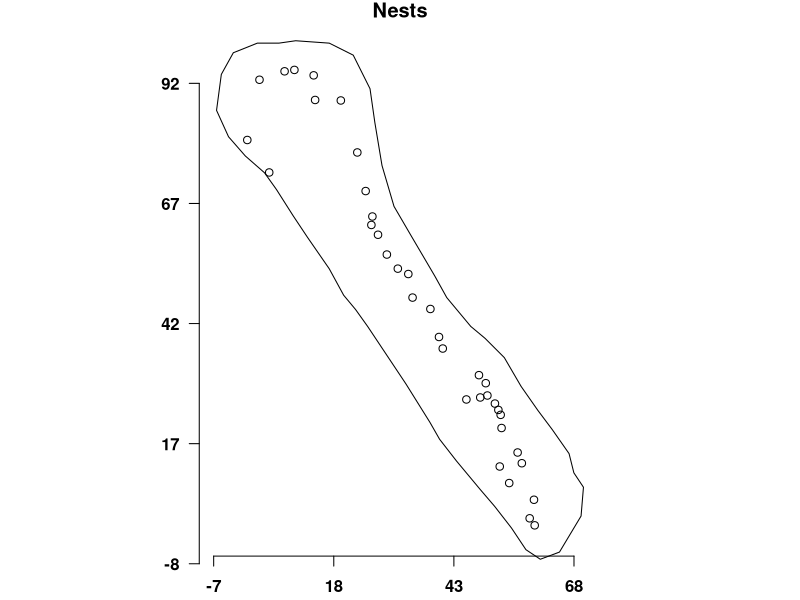
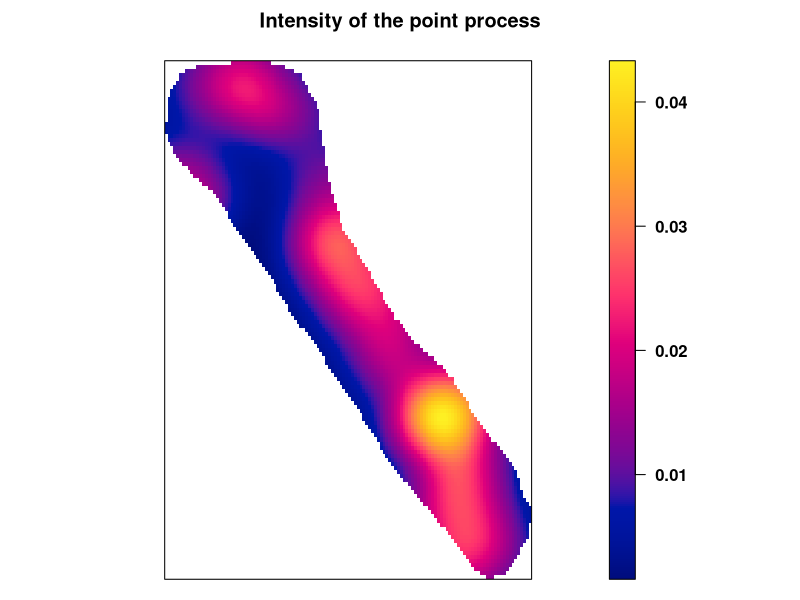
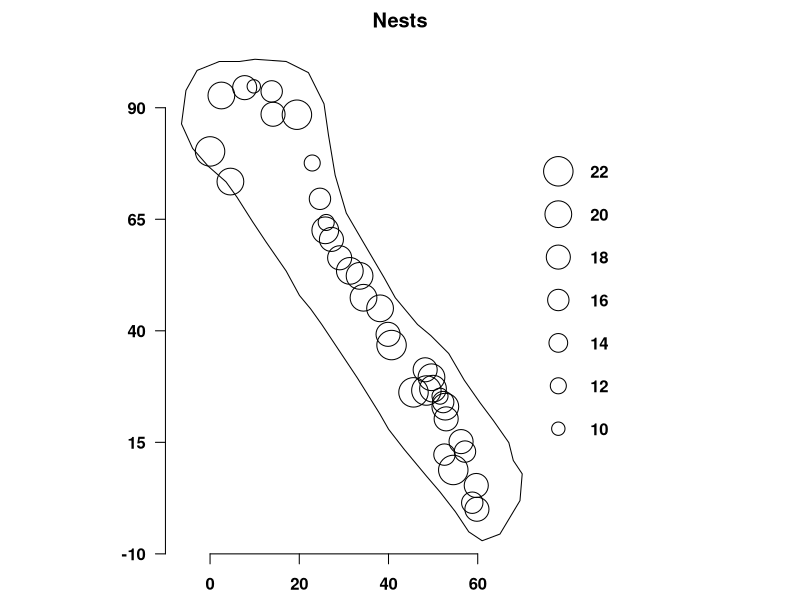
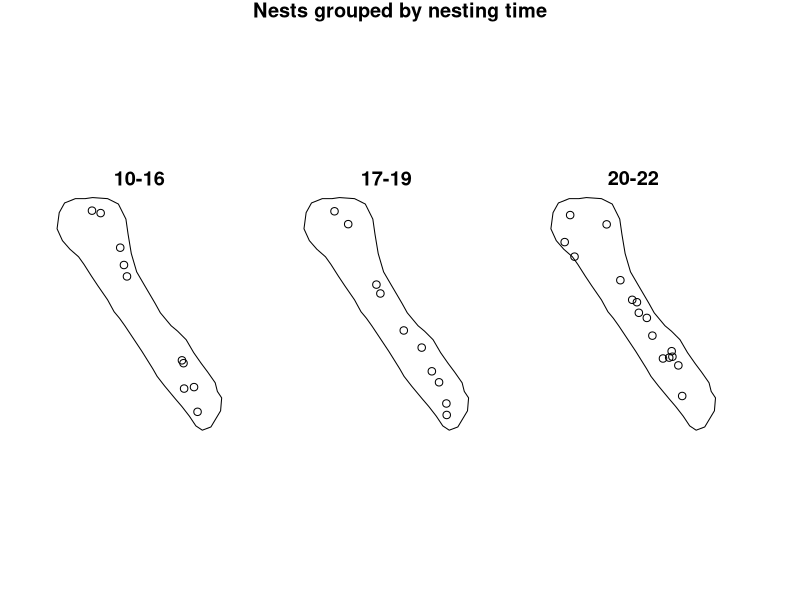
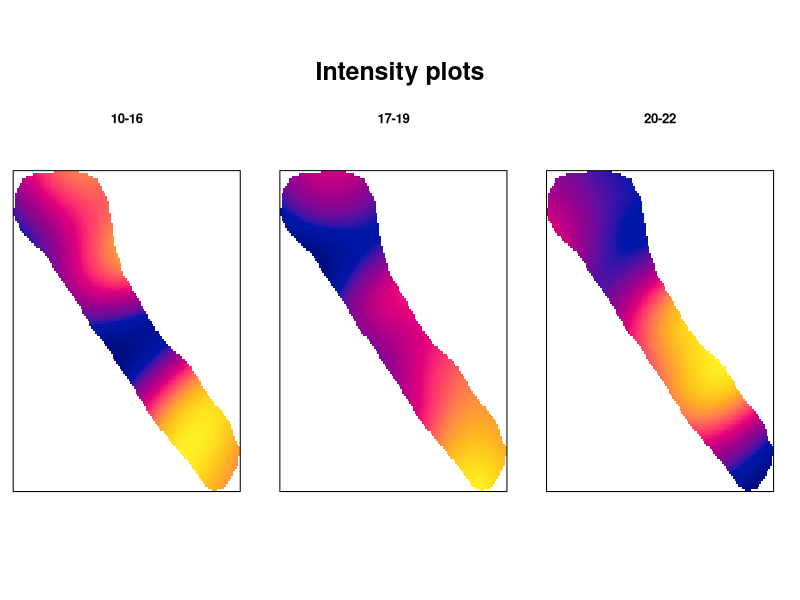
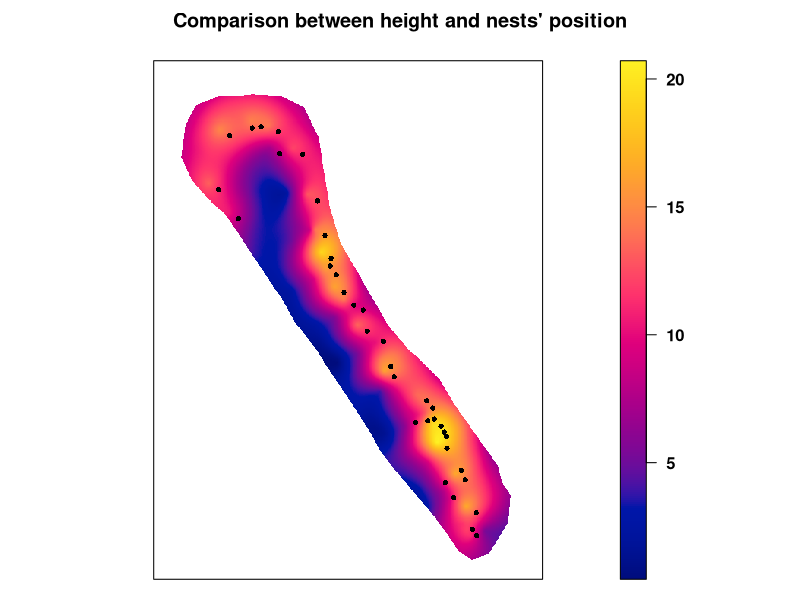

Recreate these plots in R, in order.
## ---- chunk 1
# knitr::opts_chunk$set( echo=F )
knitr::opts_chunk$set( cache = T )
knitr::opts_chunk$set( warning=FALSE )
knitr::opts_chunk$set( out.width = '60%' )
knitr::opts_chunk$set( fig.align = "center" )
knitr::opts_chunk$set( tidy =TRUE )
knitr::opts_chunk$set( message = FALSE )
## ---- chunk 2
rm(list=ls())
library(spatstat)
## ---- chunk 3
#the data
nucli.23=read.delim("T1/nucli23.txt")
min.X = min(nucli.23$X)
min.Y = min(nucli.23$Y)

nucli.23$X=nucli.23$X-min.X
nucli.23$Y=nucli.23$Y-min.Y

max.X = max(nucli.23$X)
max.Y = max(nucli.23$Y)
## ---- chunk 4
#the polygon object for the border
poligon=poly23 <- read.delim("T1/poly23.txt")
poligon$X=poligon$X-min.X
poligon$Y=poligon$Y-min.Y
pol.illa<-list(x=poligon$X,y=poligon$Y)

min.pX = min(poligon$X)
min.pY = min(poligon$Y)
max.pX = max(poligon$X)
max.pY = max(poligon$Y)
## ---- chunk 5
#the final object
n23p=ppp(nucli.23$X,nucli.23$Y,poly=pol.illa)
par(mfrow=c(1,1), font = 2, font.axis = 2, font.lab = 4, las = 1, mar = c(1, 0, 1, 0))
plot(n23p,main="Nests")
axis(1, at = c(floor(seq(min.pX, max.pX, by=25))), pos=c(min.pX,min.pY-15))
axis(2, at = c(floor(seq(min.pY, max.pY, by=25))), pos=c(-10,0))
## ---- chunk 6
summary(n23p)
## ---- chunk 7
par(mfrow=c(1,1), font = 2, font.axis = 2, font.lab = 4, las = 1, mar = c(0, 0, 2, 0))
plot(density(n23p, dimax.Yx=c(256,256), sigma=5.5), main="Intensity of the point process")
## ---- chunk 8
n23T=ppp(nucli.23$X,nucli.23$Y,poly=pol.illa,marks=nucli.23$data_pos)
## ---- chunk 9
par(mfrow=c(1,1), font = 2, font.axis = 2, font.lab = 4, las = 1, mar = c(2, 0, 2, 0))
plot(n23T,main="Nests",markscale=0.3,leg.side="right")
axis(1,at=c(seq(0,max.pX, by=20)),pos=c(-10,0))
axis(2,at=c(seq(-10,max.pY,by=25)),pos=c(-10,0))
## ---- chunk 10
DPOScat=cut(nucli.23$data_pos, breaks=c(9, 16, 19, 22), labels=c("10-16","17-19","20-22"))
table(DPOScat)
## ---- chunk 11
n23Tcat=ppp(nucli.23$X,nucli.23$Y,poly=pol.illa,marks=DPOScat)
summary(n23Tcat)
## ---- chunk 12
par(mfrow=c(1,1), font = 2, font.axis = 2, font.lab = 4, las = 1, mar = c(0, 0, 1, 0))
plot(split(n23Tcat), main="Nests grouped by nesting time")
## ---- chunk 13
par(mfrow=c(1,1), font = 2, font.axis = 2, font.lab = 4, las = 1, mar = c(0, 0, 1, 0))
plot(density(split(n23Tcat),sigma=12), ribbon = FALSE, main="Intensity plots")
## ---- chunk 14
grid <- read.csv("T1/grid_height_23.txt", sep="")
mat<-as.matrix(read.table("T1/height_23.txt"))
mat[mat==0]=NA
height<-im(mat,grid$x,grid$y)
par(mfrow=c(1,1), font = 2, font.axis = 2, font.lab = 4, las = 1, mar = c(0, 0, 2, 0))
plot(height,axis=T, main="Comparison between height and nests' position")
plot(n23p, add=T, cex=0.7, pch=16)
